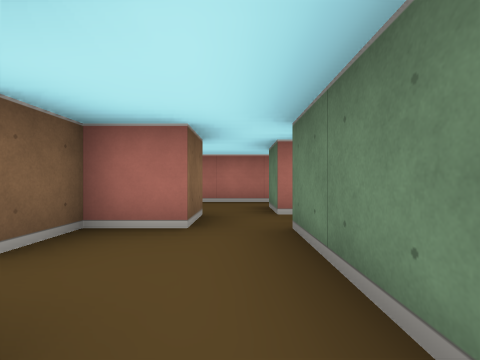
View 1 (above)

12 first-person views from a walk through a cub3D level. The camera is about half as high as the walls, looks level and sees 85° across. The floor is counted in squares. Each view is taken from the middle of a square. On the plan, view 1 faces up. The plan holds only what a view shows up to about 9 squares ahead; the rest is blank.

View 2
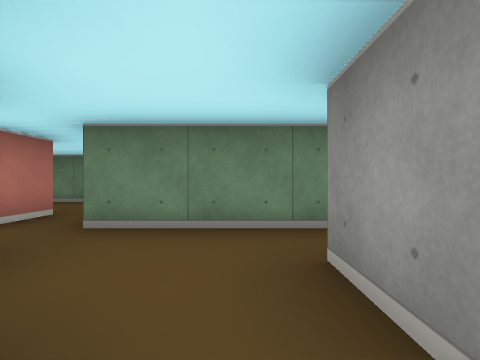

View 3
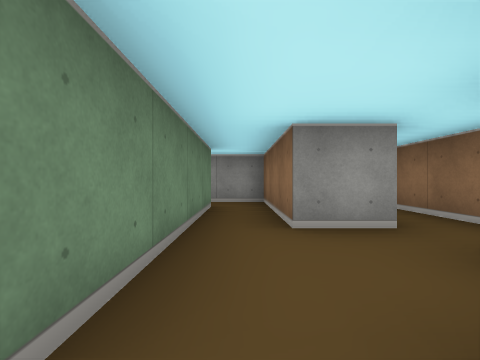

View 4
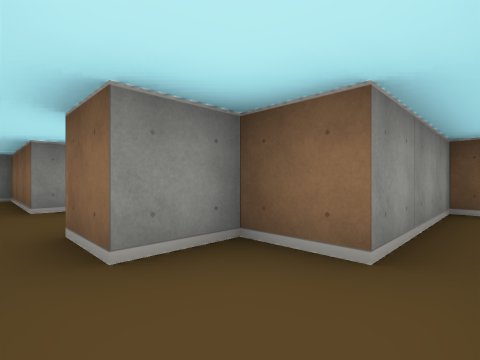

View 5
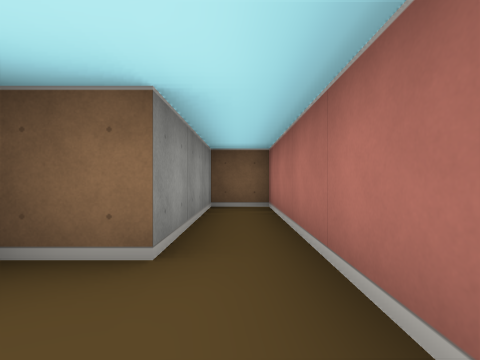

View 6
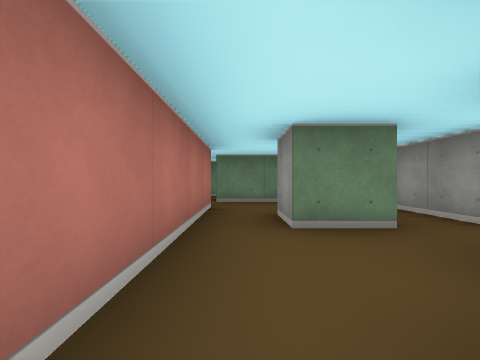

View 7
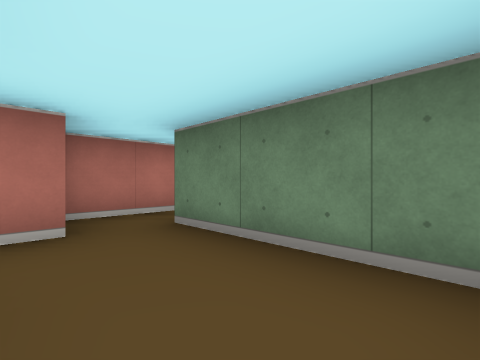

View 8
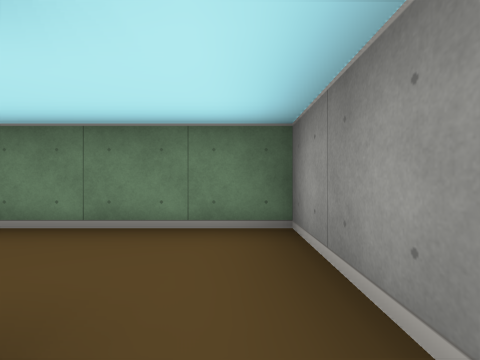

View 9
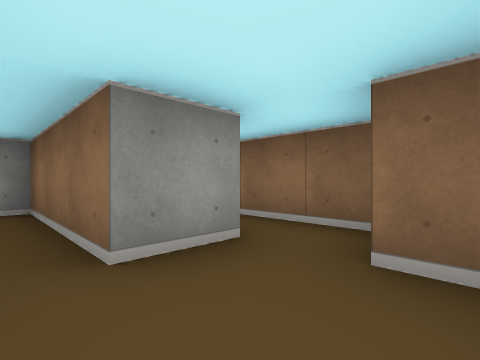

View 10
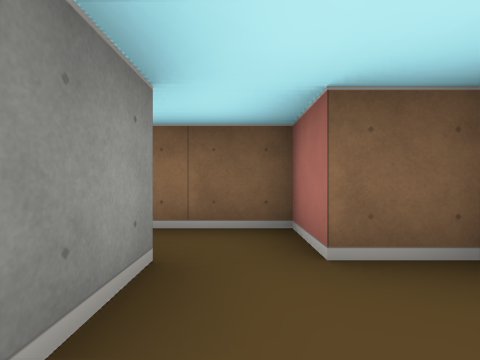

View 11
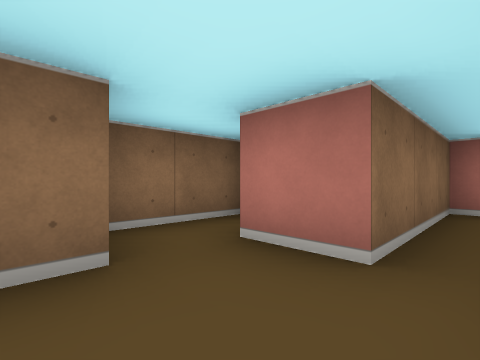

View 12
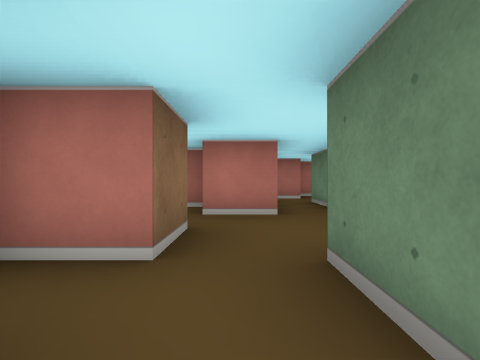

### Floor plan
Ten units are one square. View 1 is at (0, 0); x grows to the right and y downward. Boxes are objects, and circles mark ways between rooms. Rooms are numbered by the first view taken in them; rooms with no view inside come last. Other rooms are left out.
<svg viewBox="-50 -70 96 125">
<path fill="none" stroke="#000" d="M15 -35 5 -35 5 -45 15 -45M26 -55 -45 -55 -45 -45 -15 -45 -15 -35 -5 -35 -5 -25 -15 -25 -15 -15M-15 -5 -5 -5 -5 15M41 -65 26 -65M5 15 5 -25 35 -25 35 -55M-15 5 -15 -5M-15 -15 -25 -15 -25 15M-35 25 -35 35 -44 35M-25 45 -25 35M-25 15 -35 15M-45 5 -45 22M-5 15 -5 25 6 25"/>
<circle cx="-10" cy="-10" r="3" fill="#2a7"/>
<circle cx="0" cy="5" r="3" fill="#2a7"/>
<circle cx="-20" cy="5" r="3" fill="#2a7"/>
<text x="0" y="-40">1</text>
<text x="-20" y="0">2</text>
<text x="-30" y="30">3</text>
<text x="0" y="20">4</text>
</svg>
Room 1 opens to room 2. Room 1 opens to room 4. Room 2 opens to room 3.

Where each view was taken, in squares from view 1:
view 1: 0 up, 0 right, facing up
view 2: 1 up, 2 left, facing right
view 3: 3 up, 0 right, facing down
view 4: 5 up, 0 right, facing down-left
view 5: 5 up, 0 right, facing left
view 6: 5 up, 2 left, facing right
view 7: 3 up, 2 right, facing up-right
view 8: 3 up, 1 right, facing right
view 9: 2 up, 0 right, facing down-left
view 10: 1 up, 0 right, facing left
view 11: 3 down, 2 left, facing up-left
view 12: 5 down, 3 left, facing up
